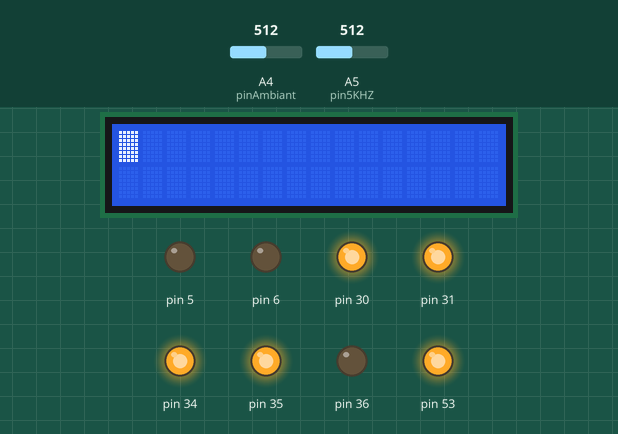
This program was run on a simulated Arduino Mega 2560, built with avr-gcc and run on an emulated ATmega2560. Shown: 16×2 character LCD, output pins drawn as LEDs (lit = HIGH). Dashed ring = blinking. Inputs (shaded band) come from the test bench; at power-on: A5 (pin5KHZ) = 512, A4 (pinAmbiant) = 512. What the program prints to the serial monitor is not drawn.

Above: at 14.3 s.
14.4 s: A5 (pin5KHZ) set to 809
16.4 s: A5 (pin5KHZ) set to 829
At 17.34 s:
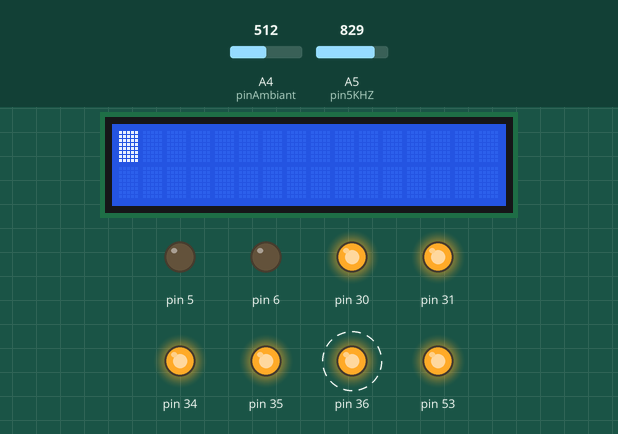
At 19.3 s:
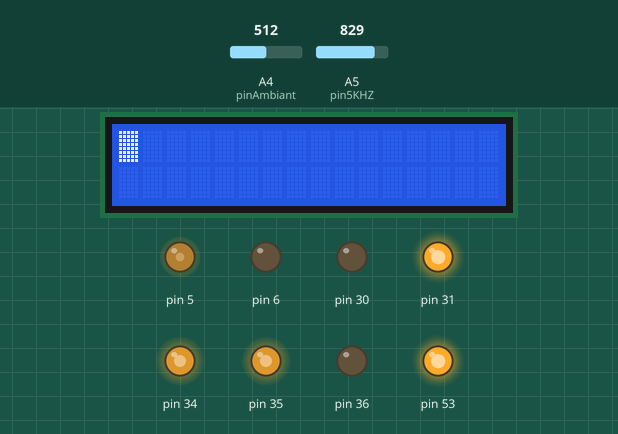
Timing chart, 0 to 20.8 s (numbered marks = the images above; inputs shaded):
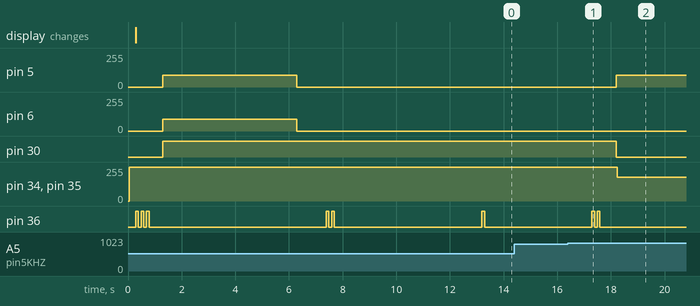

The program:

main.cpp
```cpp
#include <LibRobus.h>

#define CONST_DELAY 100

/*
matrice de 3 lignes par 10 colonnes contenant des tableaux de 4 représentant une case
[haut, droite, bas, gauche]
*/
int parcours[10][3][4];
//case dans laquelle se trouve le robot [ligne, colonne]
int currentTile[2];

//initialise les bordures dans le parcours
void initParcours(int run) {
  // tableau vide
  for (int i = 0; i < 10; i++) {
    for (int j = 0; j < 3; j++) {
      parcours[i][j][0] = 0; // haut
      parcours[i][j][1] = 0; // droite
      parcours[i][j][2] = 0; // bas
      parcours[i][j][3] = 0; // gauche
    }
  }

  //bordure du haut
  parcours[0][0][0] = 0;
  parcours[0][1][0] = 0; //Arrivée
  parcours[0][2][0] = 0;

  //bordure droite
  for (int i = 0; i < 10; i++) {
    parcours[i][2][1] = 1;
  }

  //bordure du bas
  parcours[9][0][2] = 1;
  parcours[9][1][2] = 1; //Départ
  parcours[9][2][2] = 1;

  //bordure gauche
  for (int i = 0; i < 10; i++) {
    parcours[i][0][3] = 1;
  }

  if (run == 1)
  {
    //bordure du milieu lignes : 0,2,4,6,8
    for (int i = 0; i<= 8; i+=2) {
      parcours[i][1][1] = 1;
      parcours[i][1][3] = 1;
    }
  }
  parcours[0][1][2] = 1;
  parcours[1][1][0] = 1;

  parcours[2][1][0] = 1;
  parcours[2][1][2] = 1;
  parcours[3][1][0] = 1;

  parcours[6][1][0] = 1;
  parcours[6][1][2] = 1;
  parcours[7][1][0] = 1;


  parcours[8][1][0] = 1;
  parcours[8][1][2] = 1;
  parcours[9][1][0] = 1;
}

#define FULL_TURN_PULSE 3200
#define QUARTER_ROTATION_PULSE 2000 //2133 //3200 * 2 / 3
#define DISTANCE 6600 //nb de pulse (avance)

long parcoursDistance = DISTANCE*12;
bool murDroite = false;
bool bumperArr;
int vertpin = 41;
int rougepin = 39;
bool vert = false;
bool rouge = false;
int etat = 0; // = 0 arrêt 1 = avance 2 = recule 3 = TourneDroit 4 = TourneGauche
int etatPast = 0;
float vitesse = 0.35; //0,30

int pulseNbMain = 0;
int pulseNbSub = 0;
float ampliSub = 1;
float slowAccelRight = 0;
float slowAccelLeft = 0;


const int pin5KHZ = A5;
const int pinAmbiant = A4;
const float seuilAsbolu = 3.5;
const float seuilRelatif = 1.5;
bool firstRun = true;
bool siffletDetecte = false;

void beep(int count){
  for(int i=0;i<count;i++){
    AX_BuzzerON();
    delay(CONST_DELAY);
    AX_BuzzerOFF();
    delay(CONST_DELAY);
  }
  delay(400);
}

void arret(){
  MOTOR_SetSpeed(RIGHT, 0);
  MOTOR_SetSpeed(LEFT, 0);
};

void avance(int nbPulse){
  ENCODER_ReadReset(RIGHT);
  ENCODER_ReadReset(LEFT);
  do {
    slowAccelRight = ((float)(nbPulse/2 - abs(ENCODER_Read(RIGHT) - nbPulse/2)) / (float)(nbPulse)) + 0.1;
    slowAccelLeft =  ((float)(nbPulse/2 - abs(ENCODER_Read(LEFT)  - nbPulse/2)) / (float)(nbPulse)) + 0.1;
    MOTOR_SetSpeed(RIGHT, slowAccelRight);
    MOTOR_SetSpeed(LEFT,  slowAccelLeft );
    //Serial.println(slowAccelRight);
  }
  while(abs(ENCODER_Read(RIGHT)) < nbPulse);
};

void avanceParcours(int nbPulse){
  //Reset les encoders pour la prochaine lecture
  ENCODER_ReadReset(RIGHT);
  ENCODER_ReadReset(LEFT);

  //Applique le nouveau ampliSub aux moteurs
  MOTOR_SetSpeed(RIGHT, constrain(vitesse, 0.1, 0.5));
  MOTOR_SetSpeed(LEFT, constrain(ampliSub*vitesse, 0.1, 0.5));

  while (abs(ENCODER_Read(RIGHT)) < nbPulse)
  {
    //rien
  }

  ampliSub *= (float)(pow(ENCODER_Read(RIGHT), 2)) / (float)(pow(ENCODER_Read(LEFT), 2));
};

void tourne(char dir){
  bool leftMotorDone = false;
  bool rightMotorDone = false;
  Serial.print("Enter tourne Gauche");
  arret();
  delay(CONST_DELAY);
  ENCODER_ReadReset(RIGHT);
  ENCODER_ReadReset(LEFT);
  if (dir == 'L'){
    Serial.println("Tourne gauche 90");
    MOTOR_SetSpeed(RIGHT,vitesse);
    MOTOR_SetSpeed(LEFT, ampliSub*-vitesse);
  }
  else if (dir == 'R'){
    Serial.println("Tourne droite 90");
    MOTOR_SetSpeed(RIGHT,-vitesse);
    MOTOR_SetSpeed(LEFT, ampliSub*vitesse);
  }

  while(!rightMotorDone && !leftMotorDone)
  {
    if (abs(ENCODER_Read(RIGHT)) >= QUARTER_ROTATION_PULSE)
    {
      MOTOR_SetSpeed(RIGHT, 0);
      rightMotorDone = true;
    }
    if (abs(ENCODER_Read(LEFT)) >= QUARTER_ROTATION_PULSE)
    {
      MOTOR_SetSpeed(LEFT, 0);
      leftMotorDone = true;
    }
  }
  arret();
  delay(CONST_DELAY);
};

void calibrate(int timeToTestInSec){

  Serial.print("Calibrating for "); Serial.print(timeToTestInSec); Serial.println(" seconds");

  ENCODER_ReadReset(RIGHT);
  ENCODER_ReadReset(LEFT);

  MOTOR_SetSpeed(RIGHT, vitesse);
  MOTOR_SetSpeed(LEFT, vitesse);
  delay(timeToTestInSec * 1000);

  Serial.print("Right : "); Serial.println(ENCODER_Read(RIGHT));
  Serial.print("Left : ");  Serial.println(ENCODER_Read(LEFT));
  ampliSub = (float)ENCODER_Read(RIGHT) / (float)ENCODER_Read(LEFT);
  Serial.print("Ampli (RIGHT/LEFT): ");
  Serial.println(String(ampliSub, 6));
  Serial.println();
  arret();
  delay(CONST_DELAY);
}

float lecture5KHZ() {
  return (analogRead(pin5KHZ)/1023.0)*5.0;
}

float lectureAmbiant() {
  return (analogRead(pinAmbiant)/1023.0)*5.0;
}

bool detecteSifflet() {
  float valeur5KHZ = lecture5KHZ();
  float valeurAmbiant = lectureAmbiant();

  if (valeur5KHZ > seuilAsbolu && ((valeur5KHZ - valeurAmbiant) > seuilRelatif)) {
        return true;
  }

  else {
        return false;
  }
}

void setup() {
  BoardInit();
  initParcours(1);
  beep(3);

  pinMode(pin5KHZ, INPUT);
  pinMode(pinAmbiant, INPUT);
  firstRun = true;

  calibrate(5);
  delay(1000);
  beep(2);
  delay(5000);

  //case de départ
  currentTile[0] = 9;
  currentTile[1] = 1;
}

void loop() {


  if (firstRun){
    beep(1);

    while(siffletDetecte == false){
      siffletDetecte = detecteSifflet();
      delay(500);

    }

    firstRun = false;
    beep(2);
  }

  if (currentTile[0] == -1) {
    Serial.println("Run retour");
    if (currentTile[1] == 2)
    {
      tourne('L');
      delay(CONST_DELAY);
      avance(DISTANCE);
      delay(CONST_DELAY);
      tourne('L');
      delay(CONST_DELAY);
      avanceParcours(parcoursDistance);
      arret();
      return;
    } else if (currentTile[1] == 0)
    {
      tourne('R');
      delay(CONST_DELAY);
      avance(DISTANCE);
      delay(CONST_DELAY);
      tourne('R');
      delay(CONST_DELAY);
      avanceParcours(parcoursDistance);
      arret();
      return;
    }
  }

  //regarde si on peut Avancer si pas de mur et pas de limite
  if (parcours[currentTile[0]][currentTile[1]][0] == 0 && (digitalRead(vertpin) == 1 || digitalRead(rougepin) == 1)) {
    avance(DISTANCE);
    currentTile[0]--;
    murDroite = false;

    Serial.print(currentTile[0]);
    Serial.print(", ");
    Serial.print(currentTile[1]);
  //sinon vérifie à droite si pas de limite
  } else if (parcours[currentTile[0]][currentTile[1]][1] == 0  && !murDroite)
  {
    tourne('R');
    delay(CONST_DELAY);
    arret();

    //si un mur u-turn
    if (digitalRead(vertpin) == 0 || digitalRead(rougepin) == 0)
    {
      //u-turn
      tourne('L');
      delay(CONST_DELAY);
      tourne('L');
      delay(CONST_DELAY);
      avance(DISTANCE);
      delay(CONST_DELAY);
      tourne('R'); //se replace dans la bonne direction
      delay(CONST_DELAY);
    } else {
      //virage à droite normal
      avance(DISTANCE);
      delay(CONST_DELAY);
      tourne('L');
      delay(CONST_DELAY);
      currentTile[1]++;
      Serial.print(currentTile[0]);
      Serial.print(", ");
      Serial.print(currentTile[1]);

      //si un mur dans la colonne de droite
      if (currentTile[1] == 2 && (digitalRead(vertpin) == 0 || digitalRead(rougepin) == 0))
      {
        //va à gauche si un mur au milieu et
        tourne('L');
        delay(CONST_DELAY);
        avance(DISTANCE);
        delay(CONST_DELAY);
        avance(DISTANCE);
        tourne('R');
        delay(CONST_DELAY);
        currentTile[1]--;
        currentTile[1]--;
      }

      Serial.print(currentTile[0]);
      Serial.print(", ");
      Serial.print(currentTile[1]);
    }
  //sinon vérifie à gauche
  } else if (parcours[currentTile[0]][currentTile[1]][3] == 0)
  {
    tourne('L');
    avance(DISTANCE);
    currentTile[1]--;
    murDroite = true;

    Serial.print(currentTile[0]);
    Serial.print(", ");
    Serial.print(currentTile[1]);
    tourne('R');
  }
  delay(CONST_DELAY);
  arret();
  delay(CONST_DELAY);
}
```

Measured:
- the behaviour switches between 818 and 819 on A5 (pin5KHZ) (found by bisection; images 0 and 1)
- after the input at 14.4 s, every drawn part: stays the same
- after the input at 16.4 s, pin 5: 0/255 → 89/255 after 1.8 s; pin 30: HIGH → LOW after 1.8 s; pin 34, pin 35: 255/255 → 178/255 after 1.8 s; pin 36: alternates HIGH for 0.10 s and LOW for 0.10 s, 4 changes in all, then stays LOW, starting after 0.89 s
